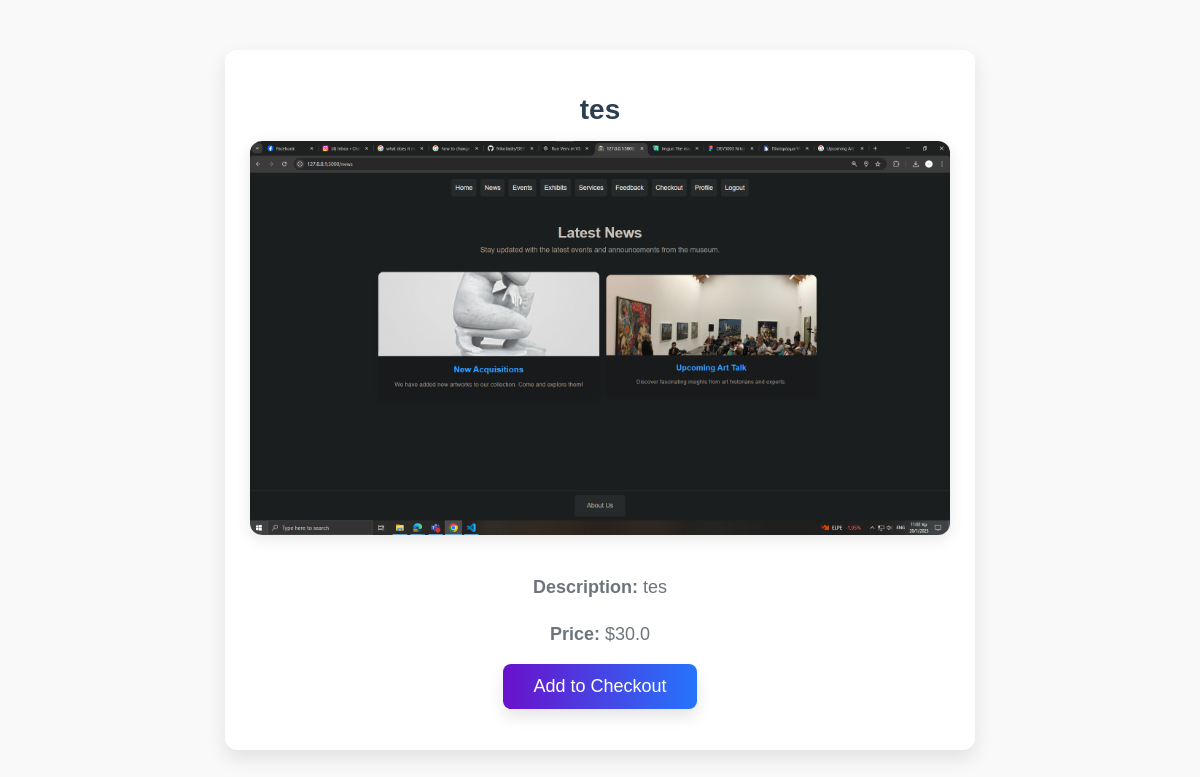
Page /item/8 (signed in) on the committed database.
### server.py (models this page shows)
class Event(db.Model):
    id = db.Column(db.Integer, primary_key=True)
    title = db.Column(db.String(200), nullable=False)
    description = db.Column(db.Text, nullable=False)
    date = db.Column(db.Date, nullable=False)
    image_path = db.Column(db.String(255), nullable=False)
    price = db.Column(db.Float, nullable=True)

### server.py (the view)
@app.route("/item/<int:item_id>")
@login_required
def item_detail(item_id):
    items = {
        1: {
            'title': 'Ancient Vase',
            'image': 'https://collectionapi.metmuseum.org/api/collection/v1/iiif/248902/541985/main-image',
            'description': 'A rare ancient vase from the 4th century. It was discovered in a tomb in Italy and is a prime example of ancient Greek pottery.',
            'price': 25,
        },
        2: {
            'title': 'Renaissance Painting',
            'image': 'https://cdn.shopify.com/s/files/1/1414/2472/files/1-_604px-Mona_Lisa__by_Leonardo_da_Vinci__from_C2RMF_retouched.jpg?v=1558424691',
            'description': 'A beautiful painting from the Renaissance period, painted by Leonardo da Vinci. The Mona Lisa remains one of the most famous artworks in the world.',
            'price': 30,
        },
        3: {
            'title': 'Ancient Sculpture',
            'image': 'https://cdn.sanity.io/images/cctd4ker/production/1aa8046e23e93e92b205aae6be6480549b9c7ca1-1440x960.jpg?w=3840&q=75&fit=clip&auto=format',
            'description': 'A rare sculpture from Ancient Rome, dating back to the 2nd century. It depicts a famous Roman general and is considered one of the finest works of its kind.',
            'price': 20,
        },
        4: {
            'title': 'Impressionist Artwork',
            'image': 'https://encrypted-tbn0.gstatic.com/images?q=tbn:ANd9GcSlC9suapfI1YOZYafNsa_N-0DlDAaXpha6YA&s',
            'description': 'A beautiful painting from the Impressionist era. The work focuses on the beauty of light and nature, with vibrant colors and bold brushstrokes.',
            'price': 15,
        },
    }
    item = items.get(item_id)
    if not item:
        event = Event.query.get_or_404(item_id)
        item = {
            'title': event.title,
            'price': getattr(event, 'price', None),
            'image_path': event.image_path,
            'description': event.description,
        }
    if 'image' in item:
        item['image_path'] = item.pop('image')
    return render_template('item_detail.html', item=item, item_id=item_id)

### server.py (called while the page is built)
@login_manager.user_loader
def load_user(user_id):
    return db.session.get(User, int(user_id))

### templates/item_detail.html (shortened to what this page needs)
<div class="item-container">
    <h1>{{ item.title }}</h1>
    <img src="{{ item.image_path }}" alt="{{ item.title }}">
    <p><strong>Description:</strong> {{ item.description }}</p>
    <p><strong>Price:</strong> ${{ item.price }}</p>
    <form>
        <button type="button" class="add-to-checkout-btn" data-item-id="{{ item_id }}">Add to Checkout</button>
    </form>
</div>

### templates/item_detail.html (style rules this page uses)
.item-container { max-width: 700px; margin: 20px; padding: 25px; background-color: #ffffff; border-radius: 12px; box-shadow: 0 8px 20px rgba(0, 0, 0, 0.1); text-align: center; overflow: hidden; position: relative; transition: transform 0.3s ease, box-shadow 0.3s ease; }
.item-container h1 { font-size: 28px; color: #2c3e50; margin-bottom: 15px; font-weight: 600; }
.item-container img { max-width: 100%; height: auto; border-radius: 12px; margin-bottom: 20px; box-shadow: 0 4px 15px rgba(0, 0, 0, 0.1); }
.item-container p { font-size: 18px; color: #6c757d; margin-bottom: 15px; line-height: 1.6; }
.add-to-checkout-btn { display: inline-block; background: linear-gradient(90deg, #6a11cb, #2575fc); color: #fff; border: none; padding: 12px 30px; font-size: 18px; font-weight: 500; border-radius: 8px; cursor: pointer; transition: all 0.3s ease; box-shadow: 0 8px 15px rgba(0, 0, 0, 0.1); }

### rows in the picture
Event: title "tes", image_path (picture), description "tes", price "30.0"
